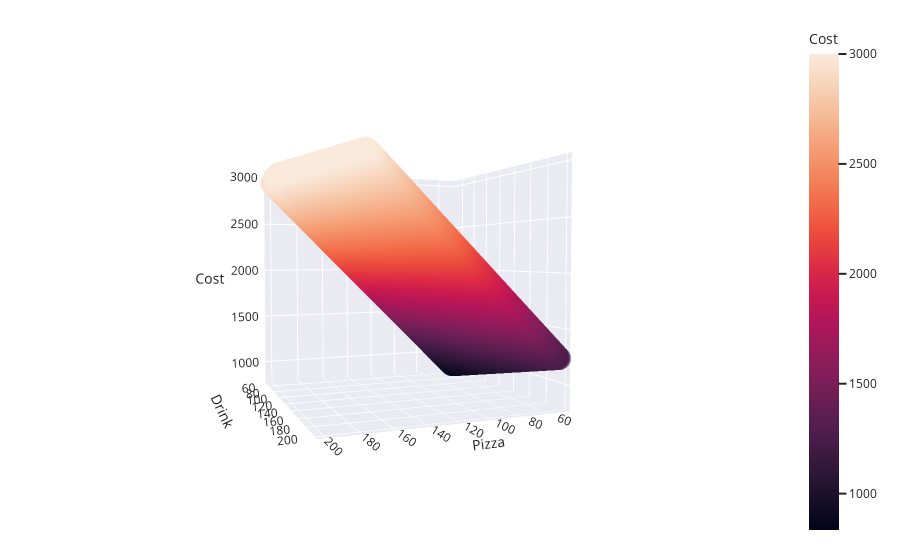

The cell this chart's notebook holds for it:
### Markdown cell above
Please set the variables called `pizza_price` and `drink_price` below with the price of a 2-liter bottle of soda and a pizza from the restraunt of your choosing. 

Please also set `slices` to the number of servings per pizza and `cups` to the numebr of servings per bottle of soda!

There are already numbers in here from Papa Johns for your convenience, however please replace them with your own numbers to visualize your equation!

We will use this to plot all the possible combinations which will satisfy our cost restraint!

### Code cell
df = plot_party(pizza_price = 14, drink_price = 2.69, slices = 10, cups = 10)

### Figure 1 — Plotly figure (JSON) as saved in the notebook; plotly's stock layout.template omitted (floating-point values rounded to 4 significant figures; data arrays with more than 128 entries replaced by an {"elided": "..."} marker saying what was removed)
{"data": [{"hovertemplate": "Pizza=%{x}<br>Drink=%{y}<br>Cost=%{marker.color}<extra></extra>", "legendgroup": "", "marker": {"color": {"elided": "21209 float values"}, "coloraxis": "coloraxis", "opacity": 0.5, "symbol": "circle"}, "mode": "markers", "name": "", "scene": "scene", "showlegend": false, "type": "scatter3d", "x": {"elided": "21209 int values"}, "y": {"elided": "21209 int values"}, "z": {"elided": "21209 float values"}}], "layout": {"coloraxis": {"colorbar": {"title": {"text": "Cost"}}, "colorscale": [[0, "rgb(2,4,25)"], [0.0625, "rgb(24,15,41)"], [0.125, "rgb(47,23,57)"], [0.1875, "rgb(71,28,72)"], [0.25, "rgb(97,30,82)"], [0.3125, "rgb(123,30,89)"], [0.375, "rgb(150,27,91)"], [0.4375, "rgb(177,22,88)"], [0.5, "rgb(203,26,79)"], [0.5625, "rgb(223,47,67)"], [0.625, "rgb(236,76,61)"], [0.6875, "rgb(242,107,73)"], [0.75, "rgb(244,135,95)"], [0.8125, "rgb(245,162,122)"], [0.875, "rgb(246,188,153)"], [0.9375, "rgb(247,212,187)"], [1, "rgb(250,234,220)"]]}, "legend": {"tracegroupgap": 0}, "margin": {"b": 20, "l": 20, "r": 20, "t": 20}, "scene": {"camera": {"eye": {"x": 1, "y": 2.5, "z": 0.1}}, "domain": {"x": [0, 1], "y": [0, 1]}, "xaxis": {"title": {"text": "Pizza"}}, "yaxis": {"title": {"text": "Drink"}}, "zaxis": {"title": {"text": "Cost"}}}}}
